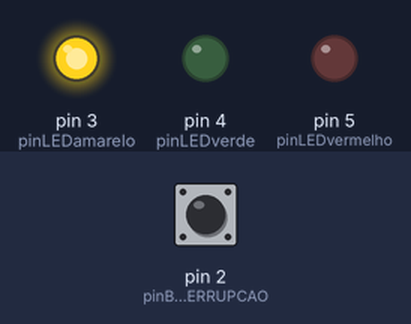
The sketch below on a simulated Arduino Uno, built with avr-gcc and run on an emulated ATmega328P. On the bench: output pins drawn as LEDs (lit = HIGH). Inputs (shaded band) come from the test bench; at power-on: pin 2 (pinBOTAO_DE_INTERRUPCAO) HIGH.

Above: at 0.1 s.
At 100.1 s:
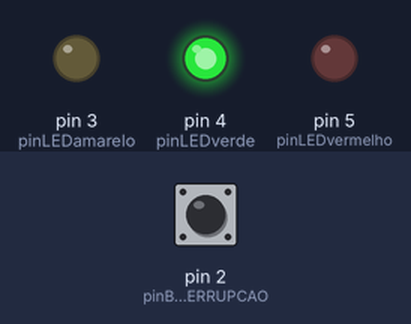
Timing chart, 0 to 101.6 s (numbered marks = the images above):
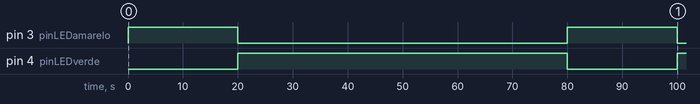

The sketch:

semaforo.ino
```cpp
#define pinLEDvermelho 5
#define pinLEDamarelo 3
#define pinLEDverde 4
#define pinBOTAO_DE_INTERRUPCAO 2

void lancarAlarme();

void setup() {
  // put your setup code here, to run once:
  //declarando pinos como saída
  pinMode(pinLEDvermelho, OUTPUT);
  pinMode(pinLEDamarelo, OUTPUT);
  pinMode(pinLEDverde, OUTPUT);
  pinMode(pinBOTAO_DE_INTERRUPCAO, INPUT_PULLUP);

  attachInterrupt(digitalPinToInterrupt(pinBOTAO_DE_INTERRUPCAO), lancarAlarme, RISING);
}

void loop() {
  // put your main code here, to run repeatedly:

  noInterrupts();

  digitalWrite(pinLEDvermelho, HIGH);
  digitalWrite(pinLEDamarelo, LOW);
  digitalWrite(pinLEDverde, LOW);

  delay(600);

  interrupts();

  digitalWrite(pinLEDvermelho, LOW);
  digitalWrite(pinLEDamarelo, HIGH);
  digitalWrite(pinLEDverde, LOW);

  delay(20000);

  digitalWrite(pinLEDvermelho, LOW);
  digitalWrite(pinLEDamarelo, LOW);
  digitalWrite(pinLEDverde, HIGH);

  delay(60000);

}

void lancarAlarme(){
static bool estado = LOW;
static unsigned long delayDoEstado;

  if ((millis() - delayDoEstado)> 100){
    estado != estado;
    delayDoEstado = millis();
  }

  digitalWrite(pinLEDvermelho, estado);

}
```

Measured:
- by itself, pin 3 (pinLEDamarelo): alternates HIGH for 20.0 s and LOW for 60.0 s
- by itself, pin 4 (pinLEDverde): LOW → HIGH at 20.0 s, → LOW 60.0 s later, → HIGH 20.0 s later
